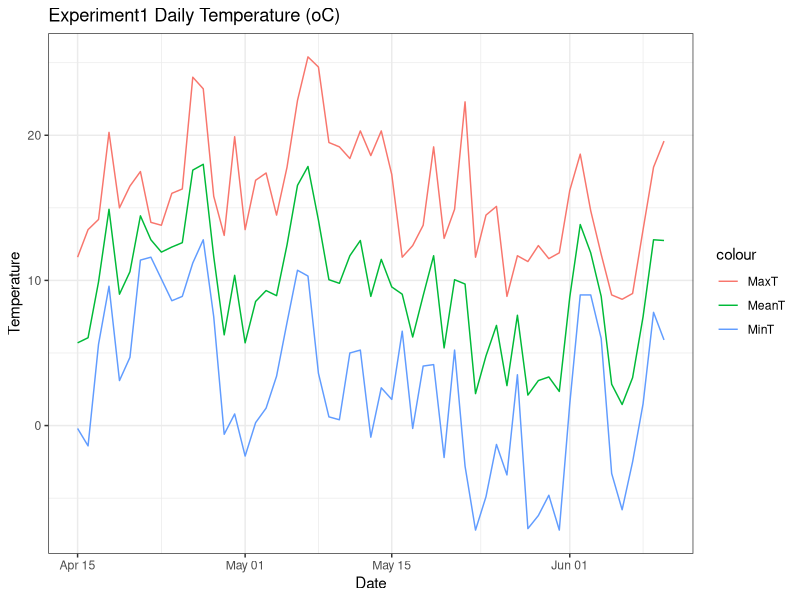

Reproduce this figure in R.
## ---- chunk 1

library(tidyr)
library (dplyr)
library (ggplot2)
library (lubridate)
library (reshape2)
library(knitr)
## ---- chunk 2

setwd("C:\\Users\\Ed\\Documents\\Subclovergit\\Temperatures Cold test")
getwd()

#create file
df_Tone <- read.table("FieldExp_1.txt",header=TRUE)
df_Tone
head(df_Tone)
summary (df_Tone)
tail(df_Tone)
## ---- chunk 3

df_Tone$Date <- dmy(df_Tone$Date)
#df_Tone_long <- melt(df_Tone, id="Date")

df_Tone %>%
ggplot(aes(x=Date)) +
    geom_line(aes(y= AverageofMeanTt, colour = "MeanT"))+
    geom_line(aes(y = AverageofTm, colour = "MinT"))+
    geom_line(aes(y = AverageofTx, colour = "MaxT"))+
    ylab("Temperature")+
    theme_bw()+
    ggtitle("Experiment1 Daily Temperature (oC) ")

## ---- chunk 4

Tb <-0 #base temperature oC 

df_Tone <- df_Tone %>%
  mutate(TT=AverageofMeanTt-Tb)
head(df_Tone)
